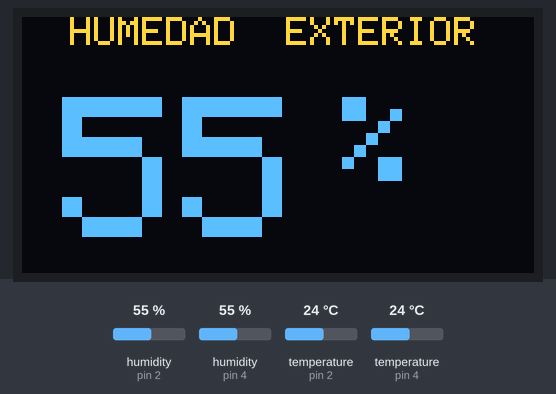
This sketch was run on a simulated Arduino Uno, built with avr-gcc and run on an emulated ATmega328P. On the bench: 128×64 one-colour display. The inputs (shaded band) are chosen by the test bench; at power-on: humidity (sensors on pin 2, pin 4) 55 %, temperature (sensors on pin 2, pin 4) 24 °C. The OLED is the two-colour kind (top 16 rows yellow).

Above: at 18.0 s.
18.1 s: humidity (sensor on pin 2) set to 22 %
At 26.3 s:
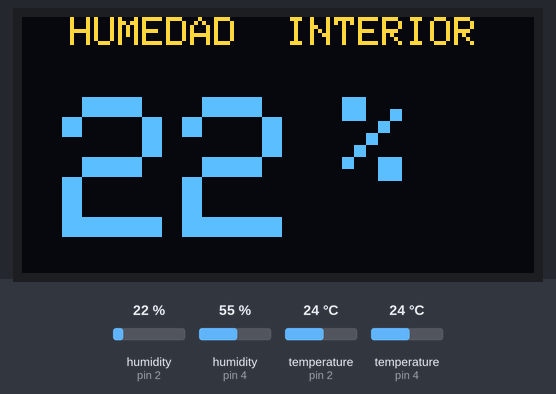
33.2 s: temperature (sensor on pin 2) set to 12 °C
At 41.5 s:
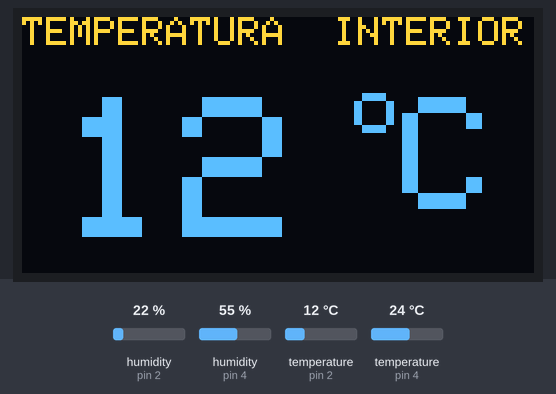
48.3 s: humidity (sensor on pin 4) set to 22 %
At 55.9 s:
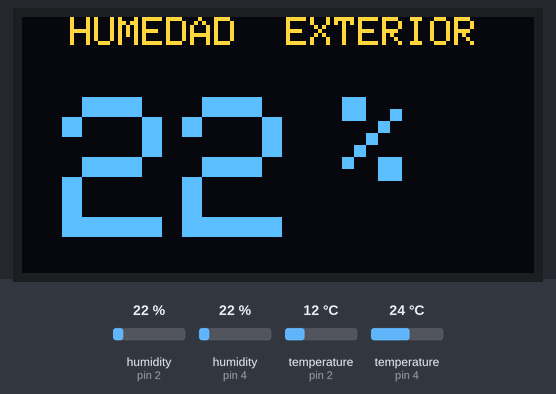
63.4 s: temperature (sensor on pin 4) set to 12 °C
At 71.1 s:
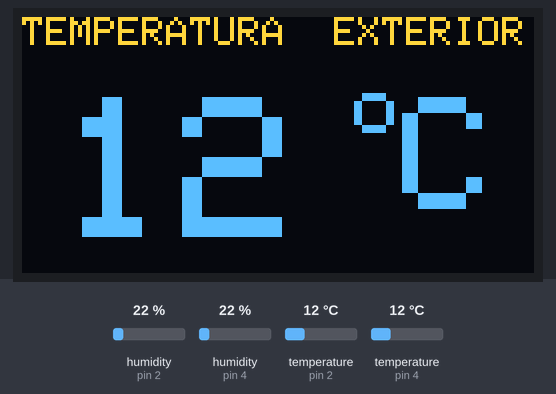
Timing chart, 0 to 72.6 s (numbered marks = the images above; inputs shaded):
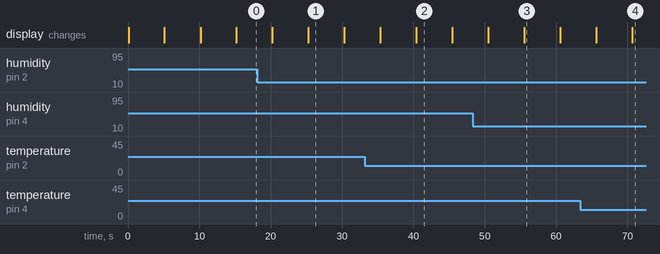

Measured:
- what the display in image 1 shows lasts 5.0 s, from 25.3 s to 30.3 s
- what the display in image 2 shows lasts 5.0 s, from 40.4 s to 45.4 s

The sketch:

ArduinoProject_1.ino
```cpp
#include <SPI.h>
#include <Wire.h>
#include <DHT.h>
#include <Adafruit_GFX.h>
#include <Adafruit_SSD1306.h>
#define SCREEN_WIDTH 128
#define SCREEN_HEIGHT 64
#define OLED_RESET 4
#define timer 5000
Adafruit_SSD1306 display(SCREEN_WIDTH, SCREEN_HEIGHT, &Wire, OLED_RESET);

DHT interior(2,DHT11);
DHT exterior(4,DHT11);

void setup() {
  Serial.begin(9600); //DESCOMENTAR PARA DEBUG

  if (!display.begin(SSD1306_SWITCHCAPVCC, 0x3C)) {
    for (;;){
      Serial.println(F("¡¡ERROR!! NO SE ENCUENTRA LA PANTALLA!"));
      delay(2000);
    } //NO INICIA LECTURA, AD INFINITUM Y AVISA POR SERIE(9600)
  }
  display.clearDisplay();
  interior.begin();
  exterior.begin();
}

void loop() {
  int tempIn = getTempIn();
  int humIn = getHumIn();
  printInfoIn(tempIn, humIn);
  display.clearDisplay();
  int tempOut = getTempOut();
  int humOut = getHumOut();
  printInfoOut(tempOut, humOut);
}

int getTempIn() {
  int temp = interior.readTemperature();
  return temp;
}

int getHumIn() {
  int hum = interior.readHumidity();
  return hum;
}

int getTempOut() {
  int temp = exterior.readTemperature();
  return temp;
}

int getHumOut() {
  int hum = exterior.readHumidity();
  return hum;
}

void printInfoIn(int printInfoIn, int humIn){
  display.clearDisplay();
  display.setTextColor(WHITE);
  display.setCursor(0,0);
  display.setTextSize(1);
  display.print("TEMPERATURA  INTERIOR");
  display.setCursor(10,20);
  display.setTextSize(5);
  display.print(printInfoIn);
  display.setTextSize(2);
  display.setCursor(83,15);
  display.print("o");
  display.setTextSize(4);
  display.setCursor(95,20);
  display.print("C");
  display.display();
  delay(timer);
  display.clearDisplay();
  display.setCursor(0,0);
  display.setTextSize(1);
  display.print("  HUMEDAD  INTERIOR  ");
  display.setCursor(10,20);
  display.setTextSize(5);
  display.print(humIn);
  display.setTextSize(3);
  display.setCursor(80,20);
  display.print("%");
  display.display();
  delay(timer);
}

void printInfoOut(int printInfoOut, int humOut){
  display.clearDisplay();
  display.setTextColor(WHITE);
  display.setCursor(0,0);
  display.setTextSize(1);
  display.print("TEMPERATURA  EXTERIOR");
  display.setCursor(10,20);
  display.setTextSize(5);
  display.print(printInfoOut);
  display.setTextSize(2);
  display.setCursor(83,15);
  display.print("o");
  display.setTextSize(4);
  display.setCursor(95,20);
  display.print("C");
  display.display();
  delay(timer);
  display.clearDisplay();
  display.setCursor(0,0);
  display.setTextSize(1);
  display.print("  HUMEDAD  EXTERIOR  ");
  display.setCursor(10,20);
  display.setTextSize(5);
  display.print(humOut);
  display.setTextSize(3);
  display.setCursor(80,20);
  display.print("%");
  display.display();
  delay(timer);
}
```
